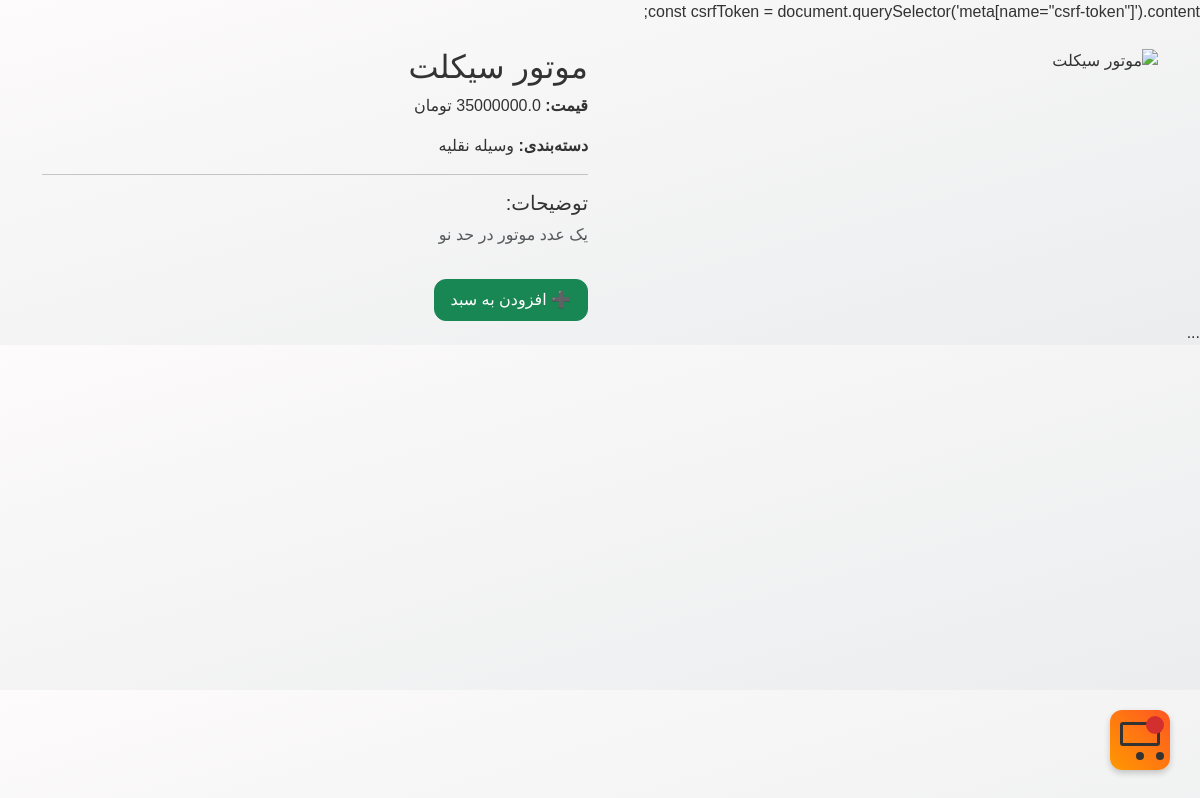
Page /product/1 on the committed database.
### app.py (models this page shows)
class Product(db.Model):
    id = db.Column(db.Integer, primary_key=True)
    name = db.Column(db.String(100), nullable=False)
    price = db.Column(db.Float, nullable=False)
    category = db.Column(db.String(50))
    image = db.Column(db.String(200), nullable=True)
    description = db.Column(db.Text, nullable=True)
    expiration_date = db.Column(db.Date, nullable=True)
    stock = db.Column(db.Integer, default=0)

### app.py (the view)
@app.route('/product/<int:product_id>')
def product_detail(product_id):
    product = Product.query.get_or_404(product_id)
    return render_template('product_detail.html', product=product)

### templates/product_detail.html (shortened to what this page needs)
{% extends 'base.html' %}
{% block content %}
<div class="row">
    <div class="col-md-6">
        <img src="{{ url_for('uploaded_file', filename=product.image) }}" class="img-fluid rounded" alt="{{ product.name }}">
    </div>
    <div class="col-md-6">
        <h2>{{ product.name }}</h2>
        <p><strong>قیمت:</strong> {{ product.price }} تومان</p>
        <p><strong>دسته‌بندی:</strong> {{ product.category }}</p>
        <hr>
        <h5>توضیحات:</h5>
        <p class="text-muted">{{ product.description or "توضیحی ثبت نشده." }}</p>
        <form action="{{ url_for('add_to_cart', product_id=product.id) }}" method="POST">
            <button class="btn btn-success mt-3">➕ افزودن به سبد</button>
        </form>
    </div>
</div>
{% endblock %}

### templates/base.html (style rules this page uses)
:root { --primary-color: #2c3e50; --accent-color: #ff5722; --light-bg: #f8f9fa; --card-radius: 16px; }
body { background: var(--light-bg); color: var(--primary-color); font-family: "Vazir", sans-serif; }
.btn { border-radius: 8px; }
body { background: #f8f9fa; font-family: "Vazir", sans-serif; }
body { background: linear-gradient(to bottom right, #fdfbfb, #ebedee); font-family: "Vazir", sans-serif; direction: rtl; color: #333; }
.btn { border-radius: 12px; padding: 0.5rem 1rem; }

### rows in the picture
Product: name "موتور سیکلت", price "35000000.0", category "وسیله نقلیه", description "یک عدد موتور در حد نو"
